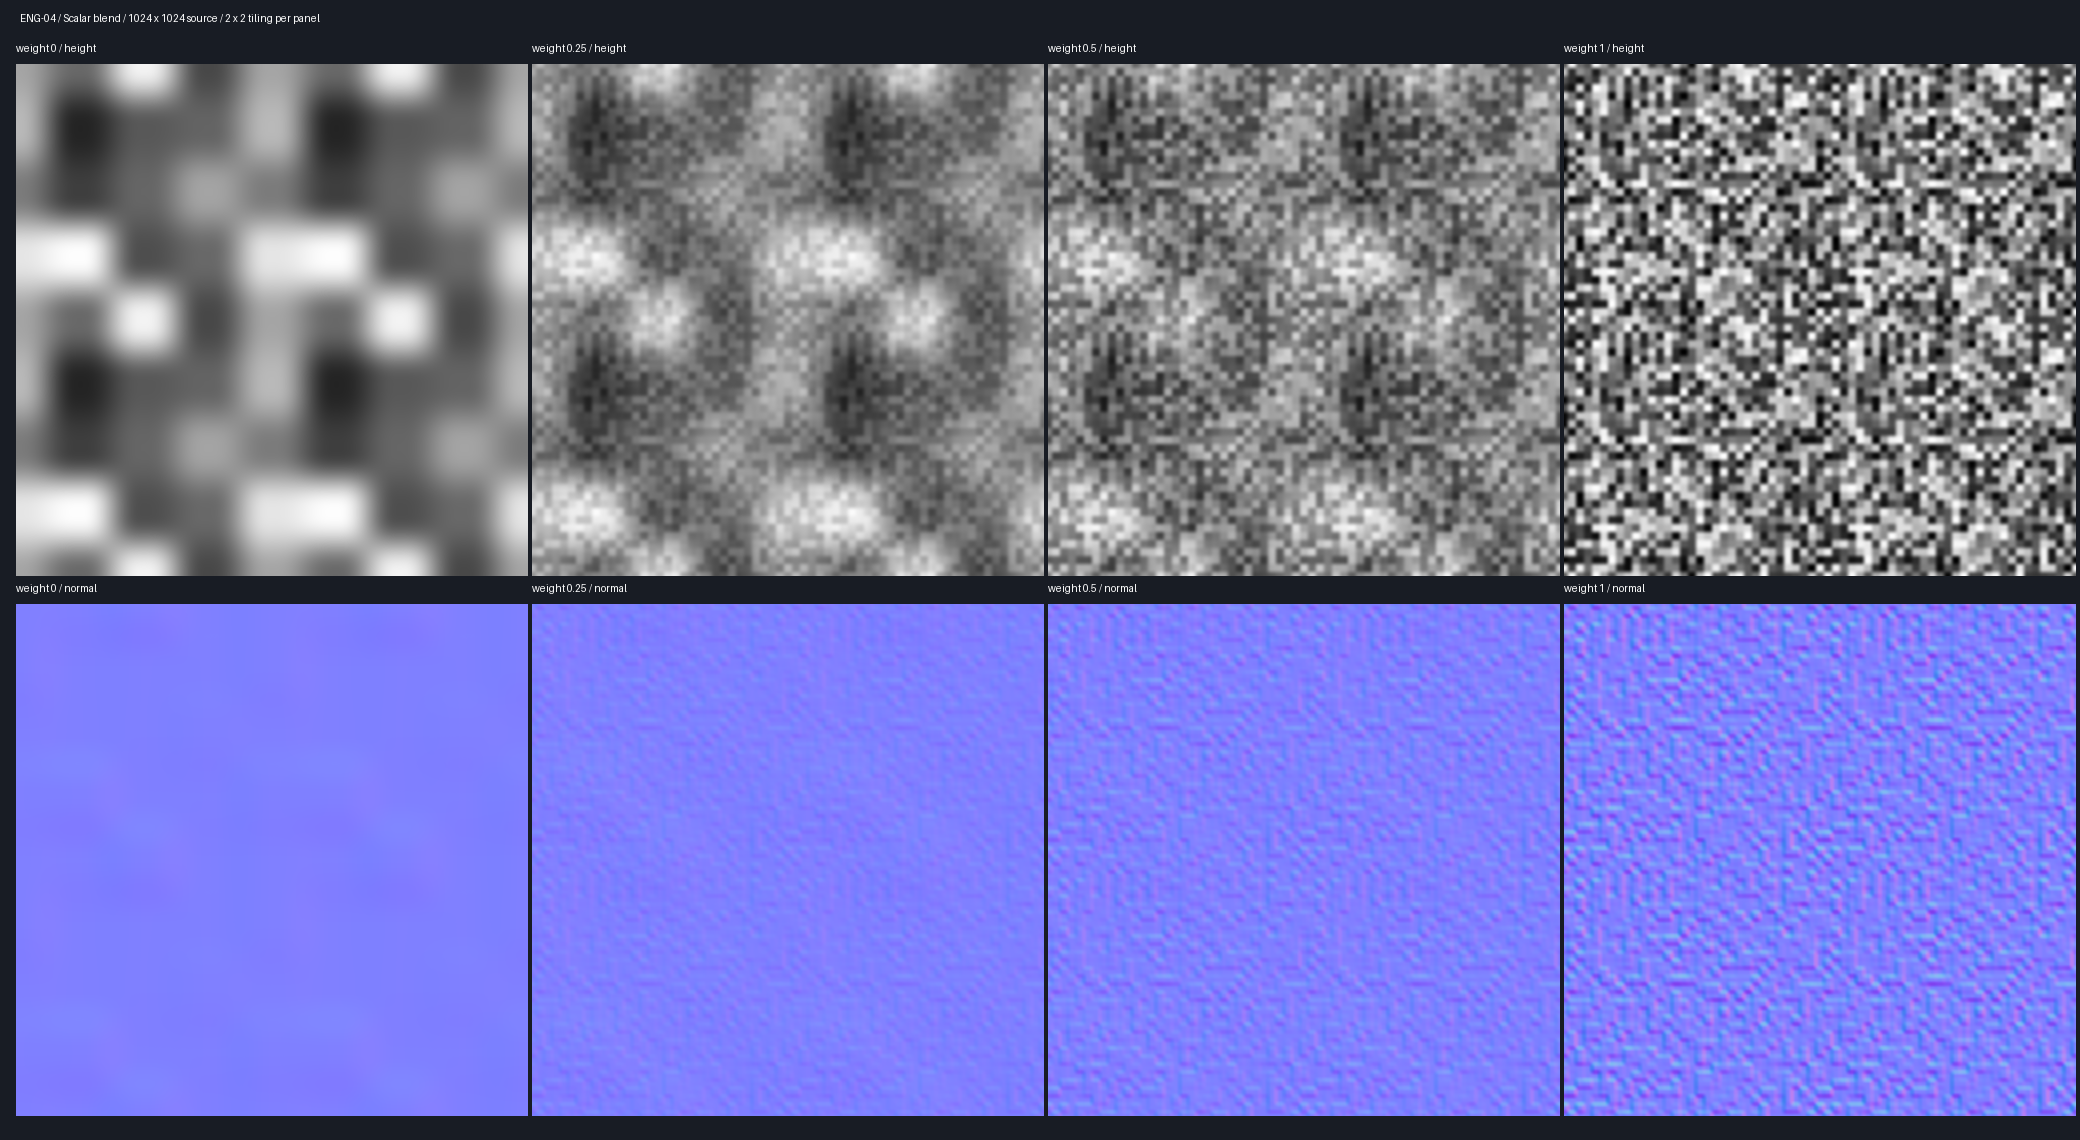

Source code (Python):
from PIL import Image, ImageDraw
from pathlib import Path
root=Path('tmp/eng-04/visual')
weights=['0','0.25','0.5','1']
canvas=Image.new('RGB',(2080,1140),'#181c24');d=ImageDraw.Draw(canvas)
d.text((20,12),'ENG-04 / Scalar blend / 1024 x 1024 source / 2 x 2 tiling per panel',fill='white')
for col,weight in enumerate(weights):
 for row,channel in enumerate(['height','normal']):
  x=16+col*516;y=64+row*540
  d.text((x,y-22),f'weight {weight} / {channel}',fill='white')
  im=Image.open(root/weight/(channel+'.png')).convert('RGB').resize((256,256),Image.Resampling.LANCZOS)
  for ty in range(2):
   for tx in range(2):canvas.paste(im,(x+tx*256,y+ty*256))
canvas.save(root/'contact.png')
